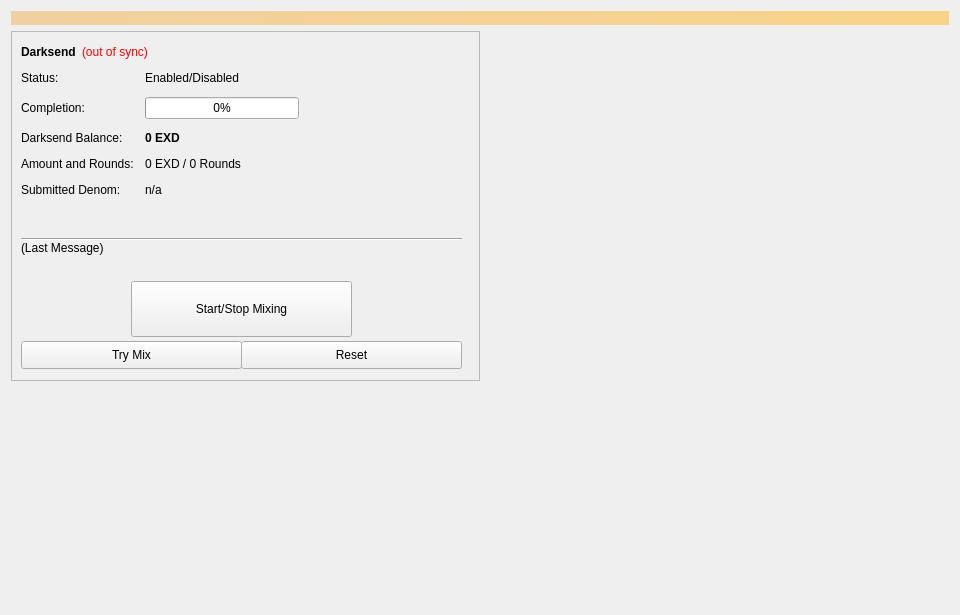
<?xml version="1.0" encoding="UTF-8"?>
<ui version="4.0">
 <class>Coinmix</class>
 <widget class="QWidget" name="Coinmix">
  <property name="geometry">
   <rect>
    <x>0</x>
    <y>0</y>
    <width>960</width>
    <height>615</height>
   </rect>
  </property>
  <property name="minimumSize">
   <size>
    <width>960</width>
    <height>0</height>
   </size>
  </property>
  <property name="windowTitle">
   <string>Form</string>
  </property>
  <layout class="QVBoxLayout" name="topLayout">
   <item>
    <widget class="QLabel" name="labelAlerts">
     <property name="visible">
      <bool>false</bool>
     </property>
     <property name="styleSheet">
      <string notr="true">background-color: qlineargradient(x1: 0, y1: 0, x2: 1, y2: 0, stop:0 #F0D0A0, stop:1 #F8D488); color:#000000;</string>
     </property>
     <property name="wordWrap">
      <bool>true</bool>
     </property>
     <property name="margin">
      <number>3</number>
     </property>
    </widget>
   </item>
   <item>
    <layout class="QHBoxLayout" name="horizontalLayout" stretch="1,1">
     <item>
      <layout class="QVBoxLayout" name="verticalLayout_2">
       <item>
        <widget class="QFrame" name="frameDarksend">
         <property name="minimumSize">
          <size>
           <width>0</width>
           <height>350</height>
          </size>
         </property>
         <property name="layoutDirection">
          <enum>Qt::LeftToRight</enum>
         </property>
         <property name="frameShape">
          <enum>QFrame::StyledPanel</enum>
         </property>
         <property name="frameShadow">
          <enum>QFrame::Raised</enum>
         </property>
         <widget class="QWidget" name="formLayoutWidget">
          <property name="geometry">
           <rect>
            <x>10</x>
            <y>40</y>
            <width>451</width>
            <height>161</height>
           </rect>
          </property>
          <layout class="QFormLayout" name="formLayout">
           <property name="fieldGrowthPolicy">
            <enum>QFormLayout::AllNonFixedFieldsGrow</enum>
           </property>
           <property name="horizontalSpacing">
            <number>11</number>
           </property>
           <property name="verticalSpacing">
            <number>12</number>
           </property>
           <item row="0" column="0">
            <widget class="QLabel" name="label_6">
             <property name="text">
              <string>Status:</string>
             </property>
            </widget>
           </item>
           <item row="1" column="0">
            <widget class="QLabel" name="label_7">
             <property name="text">
              <string>Completion:</string>
             </property>
            </widget>
           </item>
           <item row="1" column="1">
            <widget class="QProgressBar" name="DarksendProgress">
             <property name="maximumSize">
              <size>
               <width>154</width>
               <height>16777215</height>
              </size>
             </property>
             <property name="value">
              <number>0</number>
             </property>
            </widget>
           </item>
           <item row="2" column="0">
            <widget class="QLabel" name="labelAnonymizedText">
             <property name="text">
              <string>Darksend Balance:</string>
             </property>
            </widget>
           </item>
           <item row="2" column="1">
            <widget class="QLabel" name="labelAnonymized">
             <property name="font">
              <font>
               <weight>75</weight>
               <bold>true</bold>
              </font>
             </property>
             <property name="text">
              <string notr="true">0 EXD</string>
             </property>
            </widget>
           </item>
           <item row="3" column="0">
            <widget class="QLabel" name="label_8">
             <property name="text">
              <string>Amount and Rounds:</string>
             </property>
            </widget>
           </item>
           <item row="3" column="1">
            <widget class="QLabel" name="labelAmountRounds">
             <property name="text">
              <string>0 EXD / 0 Rounds</string>
             </property>
            </widget>
           </item>
           <item row="4" column="0">
            <widget class="QLabel" name="label_9">
             <property name="text">
              <string>Submitted Denom:</string>
             </property>
            </widget>
           </item>
           <item row="4" column="1">
            <widget class="QLabel" name="labelSubmittedDenom">
             <property name="toolTip">
              <string>The denominations you submitted to the Masternode.&lt;br&gt;To mix, other users must submit the exact same denominations.</string>
             </property>
             <property name="text">
              <string>n/a</string>
             </property>
            </widget>
           </item>
           <item row="0" column="1">
            <widget class="QLabel" name="DarksendEnabled">
             <property name="text">
              <string>Enabled/Disabled</string>
             </property>
            </widget>
           </item>
          </layout>
         </widget>
         <widget class="QPushButton" name="runAutoDenom">
          <property name="geometry">
           <rect>
            <x>251</x>
            <y>17</y>
            <width>1</width>
            <height>1</height>
           </rect>
          </property>
          <property name="palette">
           <palette>
            <active>
             <colorrole role="WindowText">
              <brush brushstyle="SolidPattern">
               <color alpha="255">
                <red>0</red>
                <green>0</green>
                <blue>0</blue>
               </color>
              </brush>
             </colorrole>
             <colorrole role="Button">
              <brush brushstyle="SolidPattern">
               <color alpha="255">
                <red>239</red>
                <green>238</green>
                <blue>238</blue>
               </color>
              </brush>
             </colorrole>
             <colorrole role="Light">
              <brush brushstyle="SolidPattern">
               <color alpha="255">
                <red>255</red>
                <green>255</green>
                <blue>255</blue>
               </color>
              </brush>
             </colorrole>
             <colorrole role="Midlight">
              <brush brushstyle="SolidPattern">
               <color alpha="255">
                <red>247</red>
                <green>246</green>
                <blue>246</blue>
               </color>
              </brush>
             </colorrole>
             <colorrole role="Dark">
              <brush brushstyle="SolidPattern">
               <color alpha="255">
                <red>119</red>
                <green>119</green>
                <blue>119</blue>
               </color>
              </brush>
             </colorrole>
             <colorrole role="Mid">
              <brush brushstyle="SolidPattern">
               <color alpha="255">
                <red>159</red>
                <green>159</green>
                <blue>159</blue>
               </color>
              </brush>
             </colorrole>
             <colorrole role="Text">
              <brush brushstyle="SolidPattern">
               <color alpha="255">
                <red>0</red>
                <green>0</green>
                <blue>0</blue>
               </color>
              </brush>
             </colorrole>
             <colorrole role="BrightText">
              <brush brushstyle="SolidPattern">
               <color alpha="255">
                <red>255</red>
                <green>255</green>
                <blue>255</blue>
               </color>
              </brush>
             </colorrole>
             <colorrole role="ButtonText">
              <brush brushstyle="SolidPattern">
               <color alpha="255">
                <red>0</red>
                <green>0</green>
                <blue>0</blue>
               </color>
              </brush>
             </colorrole>
             <colorrole role="Base">
              <brush brushstyle="SolidPattern">
               <color alpha="255">
                <red>255</red>
                <green>255</green>
                <blue>255</blue>
               </color>
              </brush>
             </colorrole>
             <colorrole role="Window">
              <brush brushstyle="SolidPattern">
               <color alpha="255">
                <red>239</red>
                <green>238</green>
                <blue>238</blue>
               </color>
              </brush>
             </colorrole>
             <colorrole role="Shadow">
              <brush brushstyle="SolidPattern">
               <color alpha="255">
                <red>0</red>
                <green>0</green>
                <blue>0</blue>
               </color>
              </brush>
             </colorrole>
             <colorrole role="AlternateBase">
              <brush brushstyle="SolidPattern">
               <color alpha="255">
                <red>247</red>
                <green>246</green>
                <blue>246</blue>
               </color>
              </brush>
             </colorrole>
             <colorrole role="ToolTipBase">
              <brush brushstyle="SolidPattern">
               <color alpha="255">
                <red>255</red>
                <green>255</green>
                <blue>220</blue>
               </color>
              </brush>
             </colorrole>
             <colorrole role="ToolTipText">
              <brush brushstyle="SolidPattern">
               <color alpha="255">
                <red>0</red>
                <green>0</green>
                <blue>0</blue>
               </color>
              </brush>
             </colorrole>
            </active>
            <inactive>
             <colorrole role="WindowText">
              <brush brushstyle="SolidPattern">
               <color alpha="255">
                <red>0</red>
                <green>0</green>
                <blue>0</blue>
               </color>
              </brush>
             </colorrole>
             <colorrole role="Button">
              <brush brushstyle="SolidPattern">
               <color alpha="255">
                <red>239</red>
                <green>238</green>
                <blue>238</blue>
               </color>
              </brush>
             </colorrole>
             <colorrole role="Light">
              <brush brushstyle="SolidPattern">
               <color alpha="255">
                <red>255</red>
                <green>255</green>
                <blue>255</blue>
               </color>
              </brush>
             </colorrole>
             <colorrole role="Midlight">
              <brush brushstyle="SolidPattern">
               <color alpha="255">
                <red>247</red>
                <green>246</green>
                <blue>246</blue>
               </color>
              </brush>
             </colorrole>
             <colorrole role="Dark">
              <brush brushstyle="SolidPattern">
               <color alpha="255">
                <red>119</red>
                <green>119</green>
                <blue>119</blue>
               </color>
              </brush>
             </colorrole>
             <colorrole role="Mid">
              <brush brushstyle="SolidPattern">
               <color alpha="255">
                <red>159</red>
                <green>159</green>
                <blue>159</blue>
               </color>
              </brush>
             </colorrole>
             <colorrole role="Text">
              <brush brushstyle="SolidPattern">
               <color alpha="255">
                <red>0</red>
                <green>0</green>
                <blue>0</blue>
               </color>
              </brush>
             </colorrole>
             <colorrole role="BrightText">
              <brush brushstyle="SolidPattern">
               <color alpha="255">
                <red>255</red>
                <green>255</green>
                <blue>255</blue>
               </color>
              </brush>
             </colorrole>
             <colorrole role="ButtonText">
              <brush brushstyle="SolidPattern">
               <color alpha="255">
                <red>0</red>
                <green>0</green>
                <blue>0</blue>
               </color>
              </brush>
             </colorrole>
             <colorrole role="Base">
              <brush brushstyle="SolidPattern">
               <color alpha="255">
                <red>255</red>
                <green>255</green>
                <blue>255</blue>
               </color>
              </brush>
             </colorrole>
             <colorrole role="Window">
              <brush brushstyle="SolidPattern">
               <color alpha="255">
                <red>239</red>
                <green>238</green>
                <blue>238</blue>
               </color>
              </brush>
             </colorrole>
             <colorrole role="Shadow">
              <brush brushstyle="SolidPattern">
               <color alpha="255">
                <red>0</red>
                <green>0</green>
                <blue>0</blue>
               </color>
              </brush>
             </colorrole>
             <colorrole role="AlternateBase">
              <brush brushstyle="SolidPattern">
               <color alpha="255">
                <red>247</red>
                <green>246</green>
                <blue>246</blue>
               </color>
              </brush>
             </colorrole>
             <colorrole role="ToolTipBase">
              <brush brushstyle="SolidPattern">
               <color alpha="255">
                <red>255</red>
                <green>255</green>
                <blue>220</blue>
               </color>
              </brush>
             </colorrole>
             <colorrole role="ToolTipText">
              <brush brushstyle="SolidPattern">
               <color alpha="255">
                <red>0</red>
                <green>0</green>
                <blue>0</blue>
               </color>
              </brush>
             </colorrole>
            </inactive>
            <disabled>
             <colorrole role="WindowText">
              <brush brushstyle="SolidPattern">
               <color alpha="255">
                <red>119</red>
                <green>119</green>
                <blue>119</blue>
               </color>
              </brush>
             </colorrole>
             <colorrole role="Button">
              <brush brushstyle="SolidPattern">
               <color alpha="255">
                <red>239</red>
                <green>238</green>
                <blue>238</blue>
               </color>
              </brush>
             </colorrole>
             <colorrole role="Light">
              <brush brushstyle="SolidPattern">
               <color alpha="255">
                <red>255</red>
                <green>255</green>
                <blue>255</blue>
               </color>
              </brush>
             </colorrole>
             <colorrole role="Midlight">
              <brush brushstyle="SolidPattern">
               <color alpha="255">
                <red>247</red>
                <green>246</green>
                <blue>246</blue>
               </color>
              </brush>
             </colorrole>
             <colorrole role="Dark">
              <brush brushstyle="SolidPattern">
               <color alpha="255">
                <red>119</red>
                <green>119</green>
                <blue>119</blue>
               </color>
              </brush>
             </colorrole>
             <colorrole role="Mid">
              <brush brushstyle="SolidPattern">
               <color alpha="255">
                <red>159</red>
                <green>159</green>
                <blue>159</blue>
               </color>
              </brush>
             </colorrole>
             <colorrole role="Text">
              <brush brushstyle="SolidPattern">
               <color alpha="255">
                <red>119</red>
                <green>119</green>
                <blue>119</blue>
               </color>
              </brush>
             </colorrole>
             <colorrole role="BrightText">
              <brush brushstyle="SolidPattern">
               <color alpha="255">
                <red>255</red>
                <green>255</green>
                <blue>255</blue>
               </color>
              </brush>
             </colorrole>
             <colorrole role="ButtonText">
              <brush brushstyle="SolidPattern">
               <color alpha="255">
                <red>119</red>
                <green>119</green>
                <blue>119</blue>
               </color>
              </brush>
             </colorrole>
             <colorrole role="Base">
              <brush brushstyle="SolidPattern">
               <color alpha="255">
                <red>239</red>
                <green>238</green>
                <blue>238</blue>
               </color>
              </brush>
             </colorrole>
             <colorrole role="Window">
              <brush brushstyle="SolidPattern">
               <color alpha="255">
                <red>239</red>
                <green>238</green>
                <blue>238</blue>
               </color>
              </brush>
             </colorrole>
             <colorrole role="Shadow">
              <brush brushstyle="SolidPattern">
               <color alpha="255">
                <red>0</red>
                <green>0</green>
                <blue>0</blue>
               </color>
              </brush>
             </colorrole>
             <colorrole role="AlternateBase">
              <brush brushstyle="SolidPattern">
               <color alpha="255">
                <red>239</red>
                <green>238</green>
                <blue>238</blue>
               </color>
              </brush>
             </colorrole>
             <colorrole role="ToolTipBase">
              <brush brushstyle="SolidPattern">
               <color alpha="255">
                <red>255</red>
                <green>255</green>
                <blue>220</blue>
               </color>
              </brush>
             </colorrole>
             <colorrole role="ToolTipText">
              <brush brushstyle="SolidPattern">
               <color alpha="255">
                <red>0</red>
                <green>0</green>
                <blue>0</blue>
               </color>
              </brush>
             </colorrole>
            </disabled>
           </palette>
          </property>
          <property name="focusPolicy">
           <enum>Qt::NoFocus</enum>
          </property>
          <property name="autoFillBackground">
           <bool>true</bool>
          </property>
          <property name="text">
           <string/>
          </property>
          <property name="flat">
           <bool>true</bool>
          </property>
         </widget>
         <widget class="QPushButton" name="toggleDarksend">
          <property name="geometry">
           <rect>
            <x>120</x>
            <y>250</y>
            <width>221</width>
            <height>56</height>
           </rect>
          </property>
          <property name="sizePolicy">
           <sizepolicy hsizetype="MinimumExpanding" vsizetype="Fixed">
            <horstretch>0</horstretch>
            <verstretch>0</verstretch>
           </sizepolicy>
          </property>
          <property name="text">
           <string>Start/Stop Mixing</string>
          </property>
         </widget>
         <widget class="Line" name="lineLastMessage">
          <property name="geometry">
           <rect>
            <x>10</x>
            <y>200</y>
            <width>441</width>
            <height>16</height>
           </rect>
          </property>
          <property name="orientation">
           <enum>Qt::Horizontal</enum>
          </property>
         </widget>
         <widget class="QLabel" name="DarksendStatus">
          <property name="geometry">
           <rect>
            <x>10</x>
            <y>210</y>
            <width>451</width>
            <height>43</height>
           </rect>
          </property>
          <property name="minimumSize">
           <size>
            <width>288</width>
            <height>43</height>
           </size>
          </property>
          <property name="text">
           <string>(Last Message)</string>
          </property>
          <property name="alignment">
           <set>Qt::AlignLeading|Qt::AlignLeft|Qt::AlignTop</set>
          </property>
          <property name="wordWrap">
           <bool>true</bool>
          </property>
         </widget>
         <widget class="QPushButton" name="DarksendAuto">
          <property name="geometry">
           <rect>
            <x>10</x>
            <y>310</y>
            <width>221</width>
            <height>28</height>
           </rect>
          </property>
          <property name="sizePolicy">
           <sizepolicy hsizetype="MinimumExpanding" vsizetype="Fixed">
            <horstretch>0</horstretch>
            <verstretch>0</verstretch>
           </sizepolicy>
          </property>
          <property name="toolTip">
           <string>Try to manually submit a Darksend request.</string>
          </property>
          <property name="text">
           <string>Try Mix</string>
          </property>
         </widget>
         <widget class="QPushButton" name="DarksendReset">
          <property name="geometry">
           <rect>
            <x>230</x>
            <y>310</y>
            <width>221</width>
            <height>28</height>
           </rect>
          </property>
          <property name="sizePolicy">
           <sizepolicy hsizetype="MinimumExpanding" vsizetype="Fixed">
            <horstretch>0</horstretch>
            <verstretch>0</verstretch>
           </sizepolicy>
          </property>
          <property name="toolTip">
           <string>Reset the current status of Darksend (can interrupt Darksend if it's in the process of Mixing, which can cost you money!)</string>
          </property>
          <property name="autoFillBackground">
           <bool>false</bool>
          </property>
          <property name="text">
           <string>Reset</string>
          </property>
         </widget>
         <widget class="QWidget" name="layoutWidget">
          <property name="geometry">
           <rect>
            <x>10</x>
            <y>10</y>
            <width>431</width>
            <height>22</height>
           </rect>
          </property>
          <layout class="QHBoxLayout" name="horizontalLayout_5">
           <item>
            <widget class="QLabel" name="label_2">
             <property name="font">
              <font>
               <weight>75</weight>
               <bold>true</bold>
              </font>
             </property>
             <property name="text">
              <string>Darksend</string>
             </property>
            </widget>
           </item>
           <item>
            <widget class="QLabel" name="labelDarksendSyncStatus">
             <property name="toolTip">
              <string>The displayed information may be out of date. Your wallet automatically synchronizes with the EXD network after a connection is established, but this process has not completed yet.</string>
             </property>
             <property name="styleSheet">
              <string notr="true">QLabel { color: red; }</string>
             </property>
             <property name="text">
              <string notr="true">(out of sync)</string>
             </property>
             <property name="alignment">
              <set>Qt::AlignLeading|Qt::AlignLeft|Qt::AlignVCenter</set>
             </property>
            </widget>
           </item>
           <item>
            <spacer name="horizontalSpacer_4">
             <property name="orientation">
              <enum>Qt::Horizontal</enum>
             </property>
             <property name="sizeHint" stdset="0">
              <size>
               <width>40</width>
               <height>20</height>
              </size>
             </property>
            </spacer>
           </item>
          </layout>
         </widget>
        </widget>
       </item>
       <item>
        <spacer name="verticalSpacer">
         <property name="orientation">
          <enum>Qt::Vertical</enum>
         </property>
         <property name="sizeHint" stdset="0">
          <size>
           <width>20</width>
           <height>40</height>
          </size>
         </property>
        </spacer>
       </item>
      </layout>
     </item>
     <item>
      <layout class="QVBoxLayout" name="verticalLayout_3">
       <item>
        <spacer name="verticalSpacer_2">
         <property name="orientation">
          <enum>Qt::Vertical</enum>
         </property>
         <property name="sizeType">
          <enum>QSizePolicy::Expanding</enum>
         </property>
         <property name="sizeHint" stdset="0">
          <size>
           <width>20</width>
           <height>40</height>
          </size>
         </property>
        </spacer>
       </item>
      </layout>
     </item>
    </layout>
   </item>
  </layout>
 </widget>
 <resources/>
 <connections/>
</ui>
